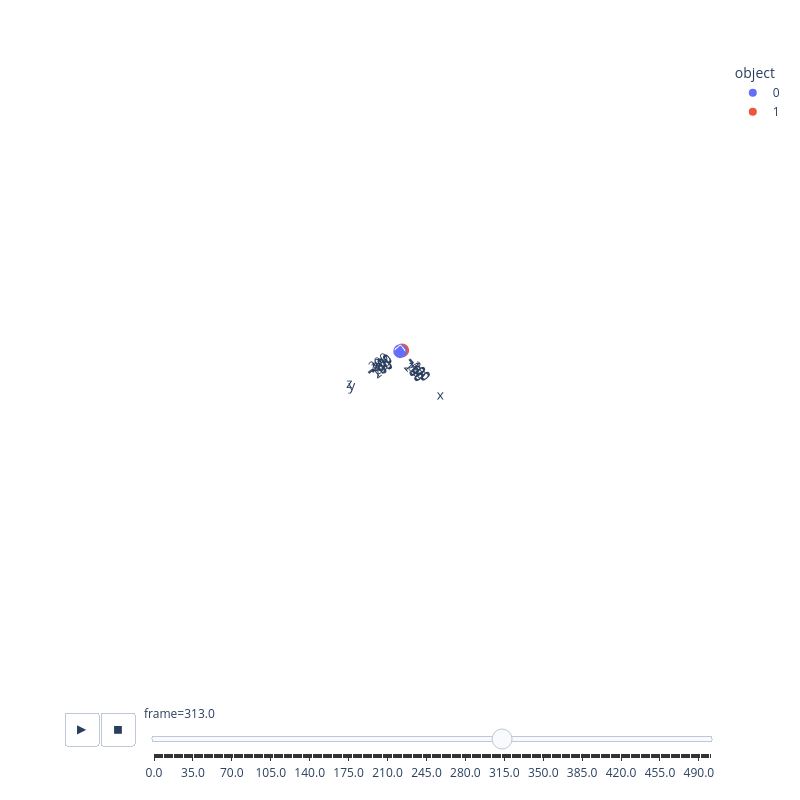

The code cell stored with this chart in its notebook:
### Markdown cell above
## Circular Elliptical Orbit

### Code cell
N = 2 #Number of objects
Time = 250 #Duration of the simulation
frame_skip = 50 #Number of timesteps between frames
soft_len = 0.1 #Softening Length to prevent singularities in force calculations when objects get very close to each other
G = 1 #Gravitational Constant (set to 1 for simplicity, can be changed to real value if desired)
R = 20

dt = 0.01 #Timestep
t = 0 #Intializing time
frames = [] #Setting the empty frame list
frame_num = 0 #Intializing frame number

#Setting array of objects: 
    #col 0,1,2 stores position in x,y,z directions
    #col 3 stores mass
    #col 4,5,6 stores momentum in x,y,z directions
    #col 7,8,9 stores force on the object in x,y,z directions
objects = np.zeros([N,10])

objects[0,0:3] = np.array((0,0,0))
objects[0,3] = 5000
objects[0,4:7] = np.array((0,0,0))

objects[1,0:3] = np.array((100,0,0))
objects[1,3] = 1
objects[1,4:7] = np.array((0,7.5,0))

while t<Time:
    force_calculation(objects, N, G, soft_len, t, dt, frame_num)
    
    t += dt
    frame_num += 1

#Converting saved position data into a format that px.scatter_3d can use
df = pd.DataFrame(frames, columns=['x','y','z','object','frame'])

fig = px.scatter_3d(
    df,
    x='x',
    y='y',
    z='z',
    color='object',
    animation_frame='frame',
    width=800, 
    height=800,
)

fig.layout.updatemenus[0].buttons[0].args[1]['frame']['duration'] = 10
fig.layout.updatemenus[0].buttons[0].args[1]['transition']['duration'] = 1

fig.update_layout(
    scene=dict(
        xaxis=dict(range=[-10*R, 10*R]),
        yaxis=dict(range=[-10*R, 10*R]),
        zaxis=dict(range=[-10*R, 10*R]),
        aspectmode='cube'
    )
)

fig.show()
